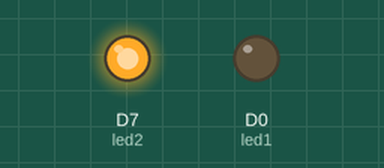
This sketch was run on a simulated ESP8266 (NodeMCU). Shown: output pins drawn as LEDs (lit = HIGH).

Above: at 0.15 s.
At 14.1 s:
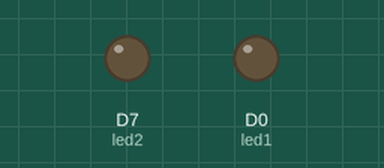
Timing chart, 0 to 19.1 s (numbered marks = the images above):
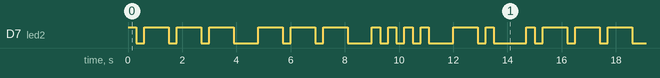

The sketch:

blink-an-led.ino
```cpp
// ----------------------------------------
// Blink an LED for your name in Morse Code
// ----------------------------------------

// Taken from the example code available at particle.io

// Altered here for my SIT210 Task 2.2

// First, we're going to make some variables.
// This is our "shorthand" that we'll use throughout the program:

int led1 = D0; // Instead of writing D0 over and over again, we'll write led1
// You'll need to wire an LED to this one to see it blink.

int led2 = D7; // Instead of writing D7 over and over again, we'll write led2
// This one is the little blue LED on your board. On the Photon it is next to D7, and on the Core it is next to the USB jack.

// Here are my timings. Remember, they're in milliseconds.
int dot = 300;
int dash = 900;
int pauseMidLetter = 300;
int pauseAfterLetter = 900;
int pauseAfterWord = 1200;

// Having declared these variables, let's move on to the setup function.
// The setup function is a standard part of any microcontroller program.
// It runs only once when the device boots up or is reset.

void setup() {

  // We are going to tell our device that D0 and D7 (which we named led1 and led2 respectively) are going to be output
  // (That means that we will be sending voltage to them, rather than monitoring voltage that comes from them)

  // It's important you do this here, inside the setup() function rather than outside it or in the loop function.

  pinMode(led1, OUTPUT);
  pinMode(led2, OUTPUT);

}

// Next we have the loop function, the other essential part of a microcontroller program.
// This routine gets repeated over and over, as quickly as possible and as many times as possible, after the setup function is called.
// Note: Code that blocks for too long (like more than 5 seconds), can make weird things happen (like dropping the network connection).  The built-in delay function shown below safely interleaves required background activity, so arbitrarily long delays can safely be done if you need them.

void loop() {
  // blink out my name in morse code
  blinkJ();
  delay(pauseAfterLetter);
  blinkO();
  delay(pauseAfterLetter);
  blinkH();
  delay(pauseAfterLetter);
  blinkN();

  delay(pauseAfterWord);

  // And repeat!
}

// blink the letter j
void blinkJ() {
    blinkDot();
    delay(pauseMidLetter);
    blinkDash();
    delay(pauseMidLetter);
    blinkDash();
    delay(pauseMidLetter);
    blinkDash();
}

// blink the letter o
void blinkO() {
	blinkDash();
    delay(pauseMidLetter);
    blinkDash();
    delay(pauseMidLetter);
    blinkDash();
}

// blink the letter h
void blinkH() {
	blinkDot();
    delay(pauseMidLetter);
    blinkDot();
    delay(pauseMidLetter);
    blinkDot();
    delay(pauseMidLetter);
    blinkDot();
}

// blink the letter n
void blinkN() {
	blinkDash();
    delay(pauseMidLetter);
    blinkDot();
}

// make the argon blink a dot (on for 300 milliseconds, then off)
void blinkDot() {
    digitalWrite(led2, HIGH);
    delay(dot);
    digitalWrite(led2, LOW);
}

// make the argon blink a dash (on for 900 milliseconds, then off)
void blinkDash() {
    digitalWrite(led2, HIGH);
    delay(dash);
    digitalWrite(led2, LOW);
}
```

Measured:
- by itself, D7 (led2): moves between LOW and HIGH, repeating every 14.7 s
- by itself, everything shown: repeats every 14.7 s, in 26 steps
